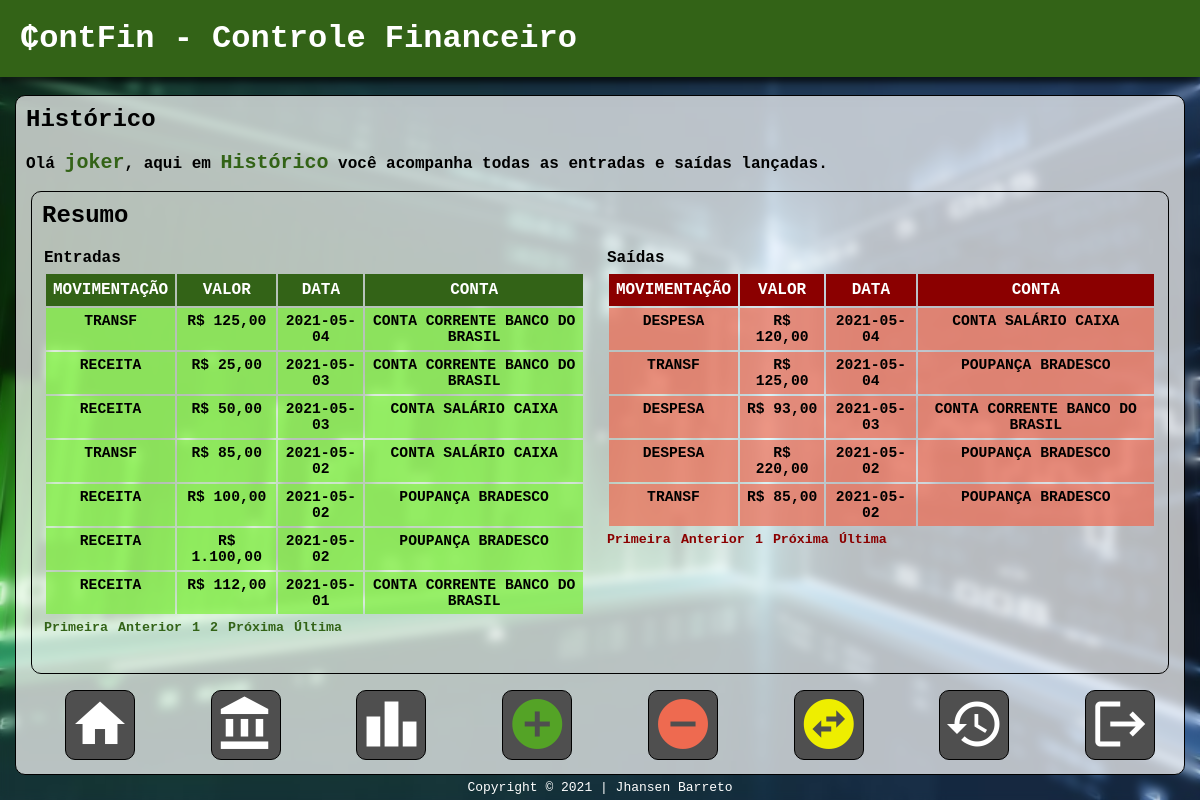
The app's page /historico.php (signed in) with its own data.
### tables this page shows
CREATE TABLE IF NOT EXISTS `entrada` (
  `id` int(11) NOT NULL AUTO_INCREMENT,
  `tipo` enum('RECEITA','TRANSF') NOT NULL,
  `valor` double NOT NULL,
  `data_entrada` date NOT NULL,
  `conta_id` int(11) NOT NULL,
  PRIMARY KEY (`id`),
  KEY `conta_id` (`conta_id`),
  CONSTRAINT `FK_entrada_conta` FOREIGN KEY (`conta_id`) REFERENCES `conta` (`id`)
);

CREATE TABLE IF NOT EXISTS `conta` (
  `id` int(11) NOT NULL AUTO_INCREMENT,
  `nome` varchar(40) NOT NULL,
  `saldo` double NOT NULL DEFAULT 0,
  `criado_em` datetime NOT NULL DEFAULT current_timestamp(),
  `usuario` int(11) NOT NULL,
  PRIMARY KEY (`id`),
  KEY `usuario` (`usuario`),
  CONSTRAINT `FK_conta_usuario` FOREIGN KEY (`usuario`) REFERENCES `usuario` (`id`)
);

CREATE TABLE IF NOT EXISTS `saida` (
  `id` int(11) NOT NULL AUTO_INCREMENT,
  `tipo` enum('DESPESA','TRANSF') NOT NULL,
  `valor` double NOT NULL,
  `data_saida` date NOT NULL,
  `conta_id` int(11) NOT NULL,
  PRIMARY KEY (`id`),
  KEY `conta_id` (`conta_id`),
  CONSTRAINT `FK_saida_conta` FOREIGN KEY (`conta_id`) REFERENCES `conta` (`id`)
);

### historico.php (the view, shortened to what this page needs)
<!DOCTYPE html>
<html>
    <head>
        <link rel="stylesheet" type="text/css" href="css/index.css">
        <link rel="stylesheet" type="text/css" href="css/table.css">
    </head>
    <body>
        <?php
        $nome_user = $_SESSION['user'];
        ?>
        <div id="cabecalho">
            <h1>₵ontFin - Controle Financeiro</h1>
        </div>
        <div class="div-dashboard">
            <h2>Histórico</h2>
            <br/>
            Olá <label id="destaque"><?php echo $nome_user; ?></label>,
            aqui em <label id="destaque">Histórico</label> você acompanha todas as
            entradas e saídas lançadas.
            <br/>
            <br/>
            <div class="conteudo">
                <h2>Resumo</h2>
                <br/>
                <?php
                $con = conexaoBD();
                $sql = "CALL entradas_por_user('$nome_user')";
                $stmt = $con->prepare($sql);
                $stmt->execute();
                $con2 = conexaoBD();
                $sql2 = "CALL saidas_por_user('$nome_user')";
                $stmt2 = $con2->prepare($sql2);
                $stmt2->execute();
                ?>
                <table id="tbl">
                    <tr>
                        <td style="padding-right: 20px">
                            Entradas <br/>
                            <table id="table" style="margin-top: 5px;">
                                <thead>
                                    <tr>
                                        <th class="th-table">MOVIMENTAÇÃO</th>
                                        <th class="th-table">VALOR</th>
                                        <th class="th-table">DATA</th>
                                        <th class="th-table">CONTA</th>
                                    </tr>
                                </thead>
                                <tbody>
                                    <?php while ($resultado = $stmt->fetch(PDO::FETCH_ASSOC)) { ?>
                                        <tr>
                                            <td class="td-table">
                                                <?php echo $resultado["tipo"]; ?>
                                            </td>
                                            <td class="td-table">
                                                <?php echo 'R$ ' . number_format($resultado["valor"], 2, ',', '.'); ?>
                                            </td>
                                            <td class="td-table">
                                                <?php echo $resultado["data_entrada"]; ?>
                                            </td>
                                            <td class="td-table">
                                                <?php echo $resultado["contas"]; ?>
                                            </td>
                                        </tr>
                                    <?php } ?>
                                </tbody>
                            </table>
                        </td>
                        <td>
                            Saídas <br/>
                            <table id="table2" style="margin-top: 5px;">
                                <thead>
                                    <tr>
                                        <th class="th-table2">MOVIMENTAÇÃO</th>
                                        <th class="th-table2">VALOR</th>
                                        <th class="th-table2">DATA</th>
                                        <th class="th-table2">CONTA</th>
                                    </tr>
                                </thead>
                                <tbody>
                                    <?php while ($resultado2 = $stmt2->fetch(PDO::FETCH_ASSOC)) { ?>
                                        <tr>
                                            <td class="td-table2">
                                                <?php echo $resultado2["tipo"]; ?>
                                            </td>
                                            <td class="td-table2">
                                                <?php echo 'R$ ' . number_format($resultado2["valor"], 2, ',', '.'); ?>
                                            </td>
                                            <td class="td-table2">
                                                <?php echo $resultado2["data_saida"]; ?>
                                            </td>
                                            <td class="td-table2">
                                                <?php echo $resultado2["contas"]; ?>
                                            </td>
                                        </tr>
                                    <?php } ?>
                                </tbody>
                            </table>
                        </td>
                    </tr>
                </table>
            </div>
            <form method="POST" action="menu.php">
                <table id="menu" style="width: 100%">
                    <tr>
                        <td>
                            <button title="Início" name="home" class="menu-buttons" style="color: #FFF"><span class="material-icons">home</span></button>
                        </td>
                        <td>
                            <button title="Contas" name="contas" class="menu-buttons" style="color: #FFF"><span class="material-icons">account_balance</span></button>
                        </td>
                        <td>
                            <button title="Gráficos" name="grafico" class="menu-buttons" style="color: #FFF"><span class="material-icons">leaderboard</span></button>
                        </td>
                        <td>
                            <button title="Receitas" name="receitas" class="menu-buttons" style="color: #54A326"><span class="material-icons">add_circle</span></button>
                        </td>
                        <td>
                            <button title="Despesas" name="despesas" class="menu-buttons" style="color: #EE6A50"><span class="material-icons">remove_circle</span></button>
                        </td>
                        <td>
                            <button title="Transferências" name="transfer" class="menu-buttons" style="color: #EEEE00"><span class="material-icons">swap_horizontal_circle</span></button>
                        </td>
                        <td>
                            <button title="Histórico" name="hist" class="menu-buttons" style="color: #FFF"><span class="material-icons">history</span></button>
                        </td>
                        <td>
                            <button title="Sair" name="sair" class="menu-buttons" style="color: #FFF"><span class="material-icons">logout</span></button>
                        </td>
                    </tr>
                </table>
            </form>
        </div>
        <div id="footer">
            Copyright © 2021 | Jhansen Barreto
        </div>
    </body>
</html>

### css/index.css (style rules this page uses)
*, *:before, *:after { margin:0; padding:0; }
body { font-family: Courier New, monospace; font-weight: bold; height: 100vh; width: 100%; background: url(../img/backlogin.jpg) no-repeat center center fixed; -webkit-background-size: cover; -moz-background-size: cover; -o-background-size: cover; background-size: cover; backdrop-filter: blur(5px); overflow: hidden; }
#cabecalho { font-family: Courier New, monospace; width: 100%; background-color: #336317; box-shadow: rgba(0, 0, 0, 0.8) 0px 0px 20px 0px, rgba(0, 0, 0, .5) 0px 5px 5px 0px; margin: 0px; }
h1 { color: #FFF; padding: 20px; }
.div-dashboard { display: inline-block; border: 1px solid #000; border-radius: 10px; padding: 10px; background-color: rgba(255, 255, 255, .7); position: absolute; top: 95px; left: 15px; right: 15px; bottom: 25px; z-index: -999; }
#footer { position: absolute; bottom: 0; padding-bottom: 5px; width: 100%; text-align: center; color: #FFF; font-size: 13px; font-style: normal; font-weight: normal; }
#destaque { color: #336317; font-size: 15pt; }
.menu-buttons { width: 70px; height: 70px; border: 1px solid #000; border-radius: 10px; cursor: pointer; background-color: #4F4F4F; }
.menu-buttons span { font-size: 45pt; }
#menu { position: absolute; bottom: 12px; }
#menu td { text-align: center; }
.conteudo { position: absolute; top: 95px; left: 15px; right: 15px; bottom: 100px; border: 1px solid #000; border-radius: 10px; background-color: transparent; padding: 10px; }

### css/table.css (style rules this page uses)
.th-table { padding: 7px; background-color: #336317; color: white; }
.td-table { padding: 5px; font-size: 11pt; background-color: rgba(123, 240, 55, .7); text-align: center; }
.th-table2 { padding: 7px; background-color: #8B0000; color: white; }
.td-table2 { padding: 5px; font-size: 11pt; background-color: rgba(238, 106, 80, .7); text-align: center; }
#tbl { width: 100%; }
#tbl td { vertical-align: top; }

### records on screen
entrada: tipo "TRANSF", valor "125,00", data_entrada "2021-05-04", conta.nome "CONTA CORRENTE BANCO DO BRASIL"
entrada: tipo "RECEITA", valor "25,00", data_entrada "2021-05-03", conta.nome "CONTA CORRENTE BANCO DO BRASIL"
entrada: tipo "RECEITA", valor "50,00", data_entrada "2021-05-03", conta.nome "CONTA SALÁRIO CAIXA"
entrada: tipo "TRANSF", valor "85,00", data_entrada "2021-05-02", conta.nome "CONTA SALÁRIO CAIXA"
entrada: tipo "RECEITA", valor "100,00", data_entrada "2021-05-02", conta.nome "POUPANÇA BRADESCO"
entrada: tipo "RECEITA", valor "1.100,00", data_entrada "2021-05-02", conta.nome "POUPANÇA BRADESCO"
entrada: tipo "RECEITA", valor "112,00", data_entrada "2021-05-01", conta.nome "CONTA CORRENTE BANCO DO BRASIL"
saida: tipo "DESPESA", valor "120,00", data_saida "2021-05-04", conta.nome "CONTA SALÁRIO CAIXA"
saida: tipo "TRANSF", valor "125,00", data_saida "2021-05-04", conta.nome "POUPANÇA BRADESCO"
saida: tipo "DESPESA", valor "93,00", data_saida "2021-05-03", conta.nome "CONTA CORRENTE BANCO DO BRASIL"
saida: tipo "DESPESA", valor "220,00", data_saida "2021-05-02", conta.nome "POUPANÇA BRADESCO"
saida: tipo "TRANSF", valor "85,00", data_saida "2021-05-02", conta.nome "POUPANÇA BRADESCO"

### other values on screen
$nome_user "joker"
